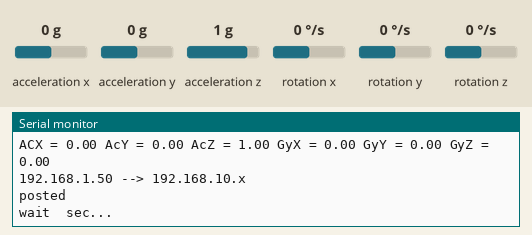
Simulated run of this sketch. Board: ESP8266 (NodeMCU). On the bench: the last lines printed to the serial monitor. Wiring (inferred from the names in the program): MPU-6050 motion sensor at I2C address 0x68. The inputs (shaded band) are chosen by the test bench; at power-on: acceleration x 0 g, acceleration y 0 g, acceleration z 1 g, rotation x 0 °/s, rotation y 0 °/s, rotation z 0 °/s. WiFi joins after 1.5 s; servers stay silent unless stated; uploads are accepted with an empty reply.

Above: at 2.8 s.
2.9 s: acceleration x set to -1.4 g
At 3.06 s:
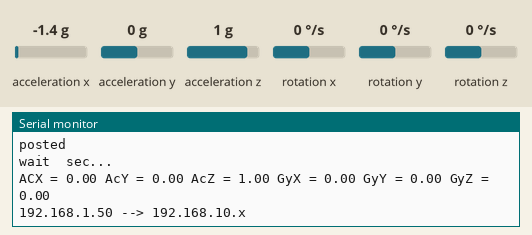
4.6 s: acceleration y set to -1.4 g
At 5.54 s:
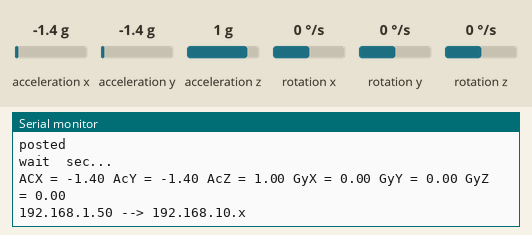
6.3 s: acceleration z set to -1.4 g
At 6.78 s:
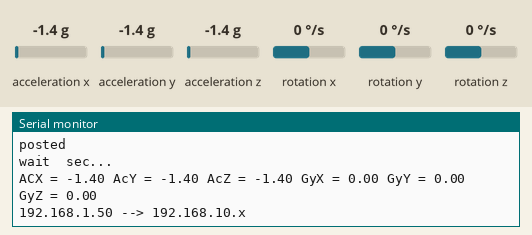
8.0 s: rotation x set to -192 °/s
At 9.26 s:
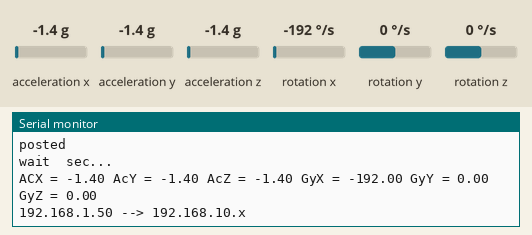
9.7 s: rotation y set to -192 °/s
At 10.51 s:
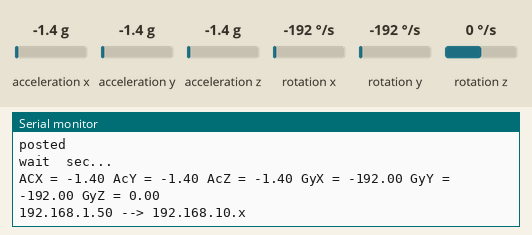

Measured:
- after the input at 4.6 s, the serial monitor: prints a new line after 0.76 s (image 2)
- after the input at 6.3 s, the serial monitor: prints a new line after 0.30 s (image 3)
- after the input at 8.0 s, the serial monitor: prints a new line after 1.1 s (image 4)
- after the input at 9.7 s, the serial monitor: prints a new line after 0.63 s (image 5)

The sketch:

mpu-http.ino
```cpp
#include <ESP8266WiFi.h> // ap connection
#include <ESP8266HTTPClient.h> // webs server call

//web ********************
const char* ssid     = "AP1-nn";
const char* password = "12345678";
const char * gatewayip = "192.168.10.x";
const uint16_t gatewayport = 8000;
const char* posturl = "/Postjson";
IPAddress myIP;
//******************** web

void setup(){
  Serial.begin(9600);
  setup_mpu();
  setup_web();
}

void loop(){
  loop_mpu();
  loop_web();
  delay(1000);
}

void setup_web(){
    WiFi.mode(WIFI_STA);
    delay(100);
    WiFi.begin( ssid, password );

    Serial.println();
    Serial.println();
    Serial.print("Wait for WiFi... ");

    while(WiFi.status() != WL_CONNECTED) {
        Serial.print(".");
        delay(500);
    }

    myIP = WiFi.localIP();

    Serial.println("");
    Serial.println("WiFi connected");
    Serial.print("IP address: ");
    Serial.println(myIP);
    delay(10);
}

void loop_web(){

    Serial.print(myIP);
    Serial.print(" --> ");
    Serial.println(gatewayip);

    if(WiFi.status() == WL_CONNECTED) {
      String data = "{\"controller\":\"Arduino\",\"sensor\":\"DHT\",\"time\":1351824120,\"temp\":360,\"humi\":365}";
      sendhttp(data);
    }

    Serial.print("wait ");
    Serial.println(" sec...");
}

void sendhttp(String postdata){
  String gatewayipurl = "http://" + String(gatewayip) + ":" + String(gatewayport) + posturl;

  HTTPClient http;
  http.begin(gatewayipurl);
  http.addHeader("Content-Type", "application/json");
  http.addHeader("Cache-Control","no-cache");
  http.POST(postdata);
  http.writeToStream(&Serial);
  String rtnmsg = http.getString();
  http.end();

  Serial.println("posted");
}
```

mpu.ino
```cpp
#include<Wire.h>

//GPIO********************
int pinSCL = D2;
int pinSDA = D1;
//********************GPIO

//MPU********************
#define MPU6050_REG_GYRO_CONFIG       (0x1B) // Gyroscope Configuration
#define MPU6050_REG_ACCEL_CONFIG      (0x1C) // Accelerometer Configuration
#define MPU6050_REG_PWR_MGMT_1        (0x6B) // Power Management 1
const int MPU = 0x68;
int16_t AcX,AcY,AcZ,Tmp,GyX,GyY,GyZ;
float acx, acy, acz, gyx, gyy, gyz;
uint8_t gyroval, accelval;
float gyrodiv, acceldiv;
//********************MPU

typedef enum
{
    MPU6050_GYRO_2000DPS         = 0b11,
    MPU6050_GYRO_1000DPS         = 0b10,
    MPU6050_GYRO_500DPS          = 0b01,
    MPU6050_GYRO_250DPS          = 0b00
} mpu6050_dps_t;

typedef enum
{
    MPU6050_ACCEL_16G             = 0b11,
    MPU6050_ACCEL_8G              = 0b10,
    MPU6050_ACCEL_4G              = 0b01,
    MPU6050_ACCEL_2G              = 0b00,
} MPU6050_ACCEL_t;

void setup_mpu(){

  Wire.begin(pinSDA, pinSCL);  // Wire.begin(); arduino
  Wire.beginTransmission(MPU);
  Wire.write(MPU6050_REG_PWR_MGMT_1);  // PWR_MGMT_1 register
  Wire.write(0);
  Wire.endTransmission(true);

  gyroval = MPU6050_GYRO_250DPS;
  accelval = MPU6050_ACCEL_2G;
  setSensitivity( gyroval, accelval ); //sensitivity setting
}

void loop_mpu(){

  Wire.beginTransmission(MPU);
  Wire.write(0x3B);               // register 0x3B (ACCEL_XOUT_H)
  Wire.endTransmission(false);
  Wire.requestFrom(MPU,14,true);

  AcX=Wire.read()<<8|Wire.read();  // 0x3B (ACCEL_XOUT_H) & 0x3C (ACCEL_XOUT_L)
  AcY=Wire.read()<<8|Wire.read();  // 0x3D (ACCEL_YOUT_H) & 0x3E (ACCEL_YOUT_L)
  AcZ=Wire.read()<<8|Wire.read();  // 0x3F (ACCEL_ZOUT_H) & 0x40 (ACCEL_ZOUT_L)
  Tmp=Wire.read()<<8|Wire.read();  // 0x41 (TEMP_OUT_H) & 0x42 (TEMP_OUT_L)
  GyX=Wire.read()<<8|Wire.read();  // 0x43 (GYRO_XOUT_H) & 0x44 (GYRO_XOUT_L)
  GyY=Wire.read()<<8|Wire.read();  // 0x45 (GYRO_YOUT_H) & 0x46 (GYRO_YOUT_L)
  GyZ=Wire.read()<<8|Wire.read();  // 0x47 (GYRO_ZOUT_H) & 0x48 (GYRO_ZOUT_L)

  switch(accelval){
    case MPU6050_ACCEL_16G:
        acceldiv = 2048.0;
        break;
      case MPU6050_ACCEL_8G:
        acceldiv = 4096.0;
        break;
      case MPU6050_ACCEL_4G:
        acceldiv = 8192.0;
        break;
      case MPU6050_ACCEL_2G:
        acceldiv = 16384.0;
        break;
  }

  acx = AcX / acceldiv;
  acy = AcY / acceldiv;
  acz = AcZ / acceldiv;

    switch(gyroval){
      case MPU6050_GYRO_2000DPS:
        gyrodiv = 16.4;
        break;
      case MPU6050_GYRO_1000DPS:
        gyrodiv = 32.8;
        break;
      case MPU6050_GYRO_500DPS:
        gyrodiv = 65.5;
        break;
      case MPU6050_GYRO_250DPS:
        gyrodiv = 131.0;
        break;
  }

  gyx = GyX / gyrodiv;
  gyy = GyY / gyrodiv;
  gyz = GyZ / gyrodiv;

  Serial.print("ACX = "); Serial.print(acx);
  Serial.print(" AcY = "); Serial.print(acy);
  Serial.print(" AcZ = "); Serial.print(acz);
  //Serial.print(" Tmp = "); Serial.print(Tmp/340.00+36.53);
  Serial.print(" GyX = "); Serial.print(gyx);
  Serial.print(" GyY = "); Serial.print(gyy);
  Serial.print(" GyZ = "); Serial.println(gyz);
}

void setSensitivity(uint8_t gyro, uint8_t accel){
    Wire.beginTransmission(MPU);
    Wire.write(MPU6050_REG_GYRO_CONFIG);
    Wire.write(gyro);
    Wire.endTransmission();
    Wire.beginTransmission(MPU);
    Wire.write(MPU6050_REG_ACCEL_CONFIG);
    Wire.write(accel);
    Wire.endTransmission();
}
```
